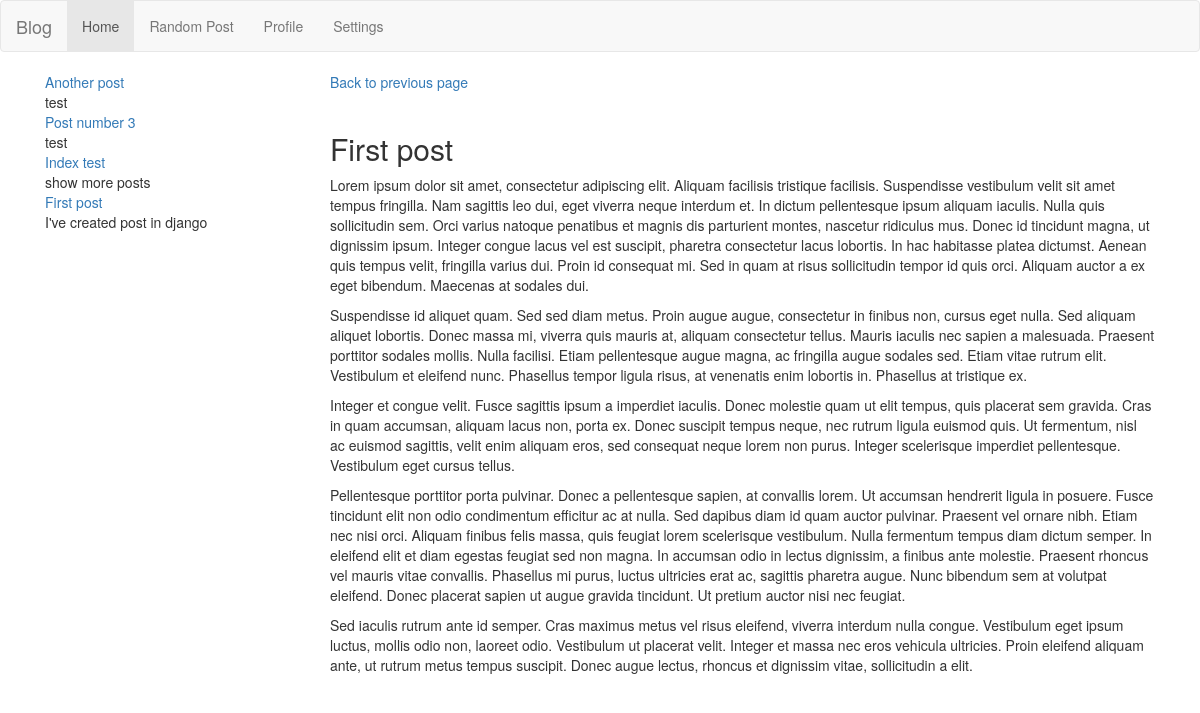
Page /post/first-post/ on the committed database.
### blog/models.py (models this page shows, shortened)
class Post(models.Model):
    title = models.CharField(max_length=255)
    slug = models.SlugField(max_length=255, unique=True)
    summary = models.CharField(max_length=300)
    content = models.TextField()
    published = models.BooleanField(default=True)
    created = models.DateTimeField(auto_now_add=True)
    image = models.ImageField(upload_to='img', default='placeholder.png')
    class Meta:
        ordering = ['-created']

### blog/views.py (the view)
# urls.py: path('post/<slug:slug>/', blog_views.post), #without regex
def post(request, slug):
    print(slug)
    posts = Post.objects.all()
    return render(request, 'post.html', {
        'post': get_object_or_404(Post, slug=slug),
        'posts': posts
    })

### blog/templates/post.html (shortened to what this page needs)
{% extends 'single-template.html' %}
{% block entry %}
  <a href="/">Back to previous page</a><br /><br />
  <h2>{{ post.title }}</h2>
  <div>
    {{ post.content | linebreaks }}
  </div>
{% endblock %}

### blog/templates/single-template.html
{% extends 'base.html' %}
{% block content %}
    <div class="container">
        <div class="col-md-3">
            {% for post in posts %}
                <div>
                    <div class="summary-title"><a href="/post/{{ post.slug }}">{{ post.title }}</a></div>
                    <div class="summary">{{ post.summary }}</div>
                </div>
            {% endfor %}
        </div>
        <div class="col-md-9">
            {% block entry %} {% endblock %}
        </div>
    </div>
{% endblock %}

### rows in the picture
Post: title "Another post", summary "test"
Post: title "Post number 3", summary "test"
Post: title "Index test", summary "show more posts"
Post: title "First post", summary "I've created post in django", content "Lorem ipsum dolor sit amet, consectetur adipiscing elit. Aliquam facilisis tristique facilisis. Suspendisse vestibulum velit sit amet tempus fringilla. Nam sagittis leo dui, eget viverra neque interdum et. In dictum pellentesque ipsum aliquam iaculis. Nulla quis sollicitudin sem. Orci varius natoque penatibus et magnis dis parturient montes, nascetur ridiculus mus. Donec id tincidunt magna, ut dignissim ipsum. Integer congue lacus vel est suscipit, pharetra consectetur lacus lobortis. In hac habitasse platea dictumst. Aenean quis tempus velit, fringilla varius dui. Proin id consequat mi. Sed in quam at risus sollicitudin tempor id quis orci. Aliquam auctor a ex eget bibendum. Maecenas at…"
